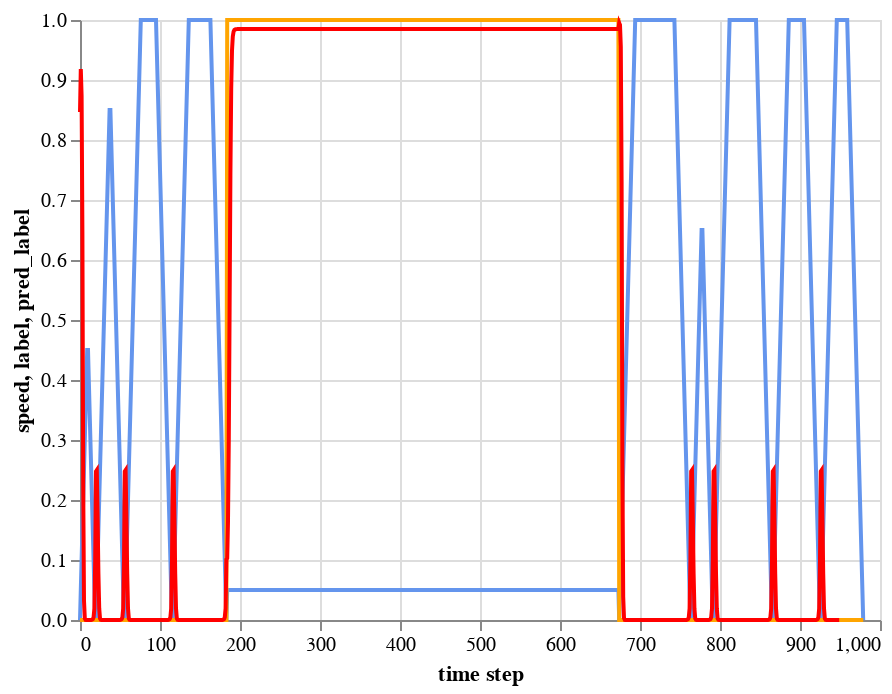

The notebook cell saved with this chart:
### Code cell
alt.layer(
    base.mark_line(color="cornflowerblue").encode(y="speed"),
    base.mark_line(color="orange").encode(y="label"),
    base.mark_line(color="red").encode(y="pred_label"),
)

### Figure 1 — Vega-Lite specification as saved in the notebook (floating-point values rounded to 4 significant figures; data arrays with more than 128 entries replaced by an {"elided": "..."} marker saying what was removed)
{"config": {"view": {"continuousWidth": 400, "continuousHeight": 300}}, "layer": [{"mark": {"type": "line", "color": "cornflowerblue"}, "encoding": {"x": {"type": "quantitative", "field": "time step"}, "y": {"type": "quantitative", "field": "speed"}}}, {"mark": {"type": "line", "color": "orange"}, "encoding": {"x": {"type": "quantitative", "field": "time step"}, "y": {"type": "quantitative", "field": "label"}}}, {"mark": {"type": "line", "color": "red"}, "encoding": {"x": {"type": "quantitative", "field": "time step"}, "y": {"type": "quantitative", "field": "pred_label"}}}], "data": {"name": "data-06b05be571d7da662ce5cdd142e4a75c"}, "$schema": "https://vega.github.io/schema/vega-lite/v4.8.1.json", "datasets": {"data-06b05be571d7da662ce5cdd142e4a75c": {"elided": "980 records"}}}
